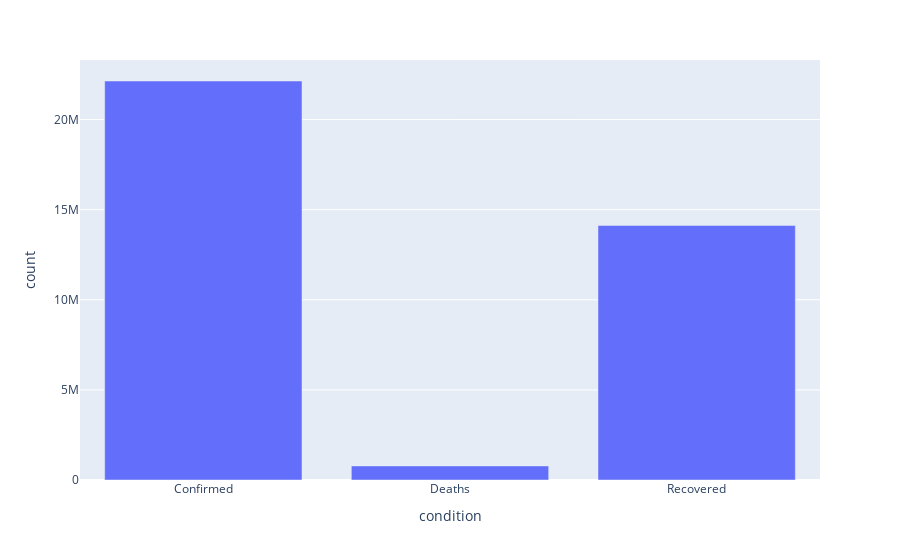

The code cell stored with this chart in its notebook:
### Code cell
import plotly.express as px
from data import totals_df

fig = px.bar(totals_df, x="condition", y="count")
fig.show()

### Figure 1 — Plotly figure (JSON) as saved in the notebook; plotly's stock layout.template omitted (floating-point values rounded to 4 significant figures)
{"data": [{"alignmentgroup": "True", "hovertemplate": "condition=%{x}<br>count=%{y}<extra></extra>", "legendgroup": "", "marker": {"color": "#636efa"}, "name": "", "offsetgroup": "", "orientation": "v", "showlegend": false, "textposition": "auto", "type": "bar", "x": ["Confirmed", "Deaths", "Recovered"], "xaxis": "x", "y": [22136954, 780908, 14116451], "yaxis": "y"}], "layout": {"barmode": "relative", "legend": {"tracegroupgap": 0}, "margin": {"t": 60}, "xaxis": {"anchor": "y", "domain": [0, 1], "title": {"text": "condition"}}, "yaxis": {"anchor": "x", "domain": [0, 1], "title": {"text": "count"}}}}
